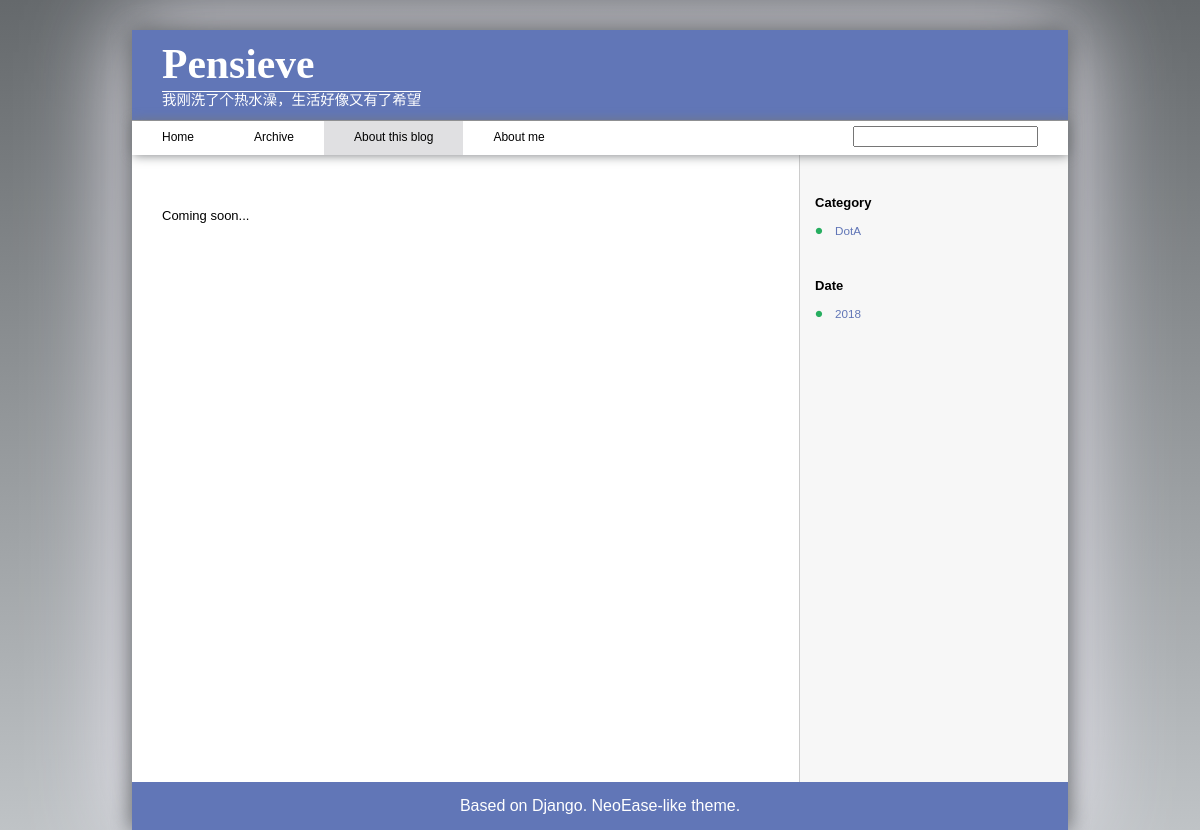
Before: /blog/about-this-blog with the older database file.
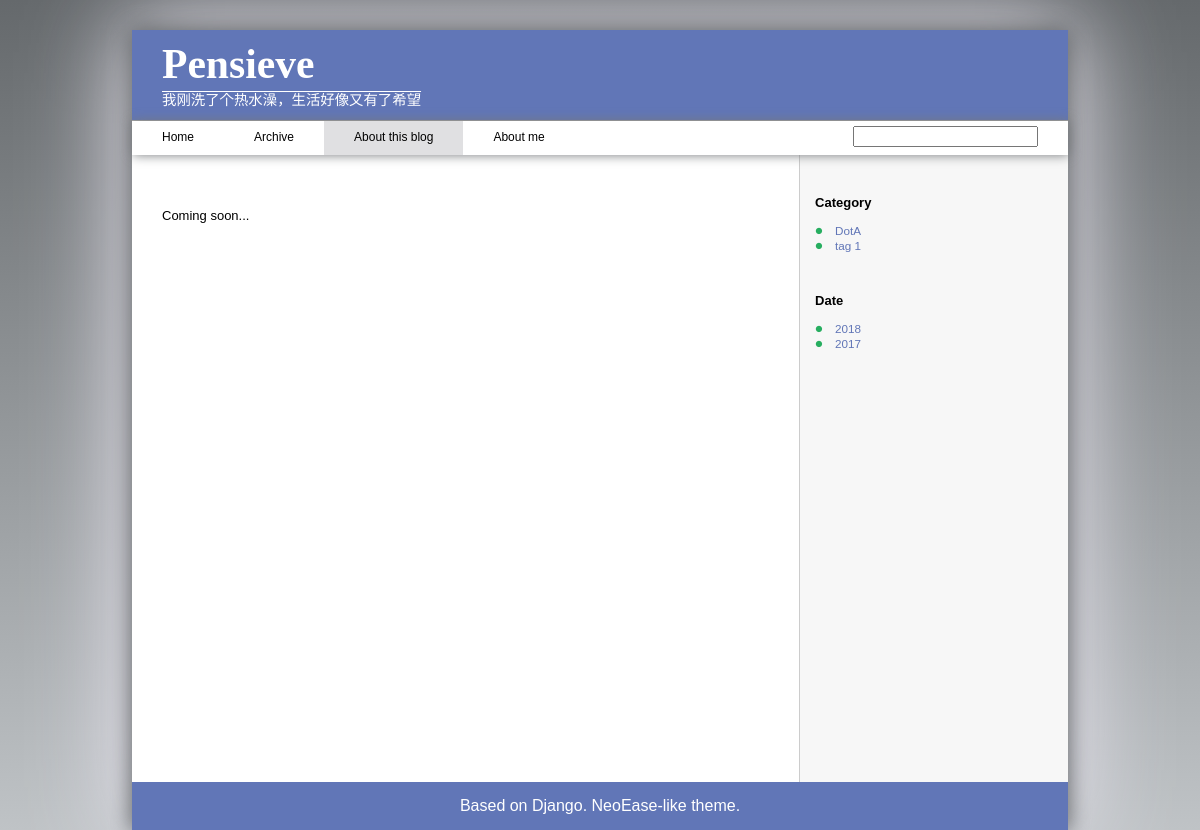
After: the same page with the newer database file.
### blog/models.py (models this page shows, shortened)
class Tag(models.Model):
    tag = models.CharField(max_length=20, help_text="Define a tag.")

### blog/views.py (the view)
# urls.py: path('about-this-blog', views.AboutThisBlogView.as_view(), name='about-this-blog'),
class AboutThisBlogView(TemplateView):
    template_name = 'about_this_blog.html'

### blog/templatetags/sidebar.py (called while the page is built)
@register.simple_tag
def sidebar_context():
    blog_list = Blog.objects.all()
    date_list = Blog.objects.dates('post_date', 'year', 'DESC')
    tag_list = Tag.objects.exclude(blog__isnull=True).order_by('tag')
    context = {
        'blog_list': blog_list,
        'date_list': date_list,
        'tag_list': tag_list,
    }
    return context

### blog/templates/about_this_blog.html
{% extends "base_generic.html" %}
{% block content %}
<p>Coming soon...</p>
{% endblock %}

### blog/templates/base_generic.html (shortened to what this page needs)
<!DOCTYPE html>
<html lang="en">
  <head>
    {% load static %}
    <link rel="stylesheet" href="{% static 'blog/css/styles.css' %}">
  </head>
  <body>
    <header class="theme-background">
      <p id="site-name"><a class="theme-text-color header" href="{% url 'index' %}">Pensieve</a></p>
      <p id="slogan" class="theme-text-color header">我刚洗了个热水澡，生活好像又有了希望</p>
    </header>
    <nav class="main-nav">
      <ul>
        <li><a href="{% url 'index' %}" {% if request.path == "/blog/" %}class="active"{% endif %}>Home</a>
        <li><a href="{% url 'archive' %}" {% if request.path == "/blog/archive/" %}class="active"{% endif %}>Archive</a>
        <li><a href="{% url 'about-this-blog' %}" {% if request.path == "/blog/about-this-blog" %}class="active"{% endif %}>About this blog</a>
        <li><a href="{% url 'about-me' %}" {% if request.path == "/blog/about-me" %}class="active"{% endif %}>About me</a>
      </ul>
      <form action="">
        <input id="search">
      </form>
    </nav>
    <main>
      <section id="main-content">
        {% block content %}{% endblock %}
      </section>
      {% block sidebar %}
        <section id="sidebar">
          {% load sidebar %}
          {% sidebar_context as context %}
          {% if context.blog_list %}
            <div class="category">
              <p>Category</p>
              <ul>
                {% for category in context.tag_list %}
                <li><a class="theme-text-color archive" href="{% url 'blog-tag-archive' category.tag %}">{{ category.tag }}</a>
                {% endfor %}
              </ul>
            </div>
            <div class="date">
              <p>Date</p>
              <ul>
                {% for date in context.date_list %}
                <li><a class="theme-text-color archive" href="{% url 'blog-year-archive' date.year %}">{{ date|date:"Y" }}</a>
                {% endfor %}
              </ul>
            </div>
          {% endif %}
        </section>
      {% endblock %}
    </main>
    <footer class="theme-background theme-text-color footer">
      Based on Django. NeoEase-like theme.
    </footer>

Changed rows visible on the page:
added Tag: tag "tag 1"
Other visible differences:
new list line: "2017"
